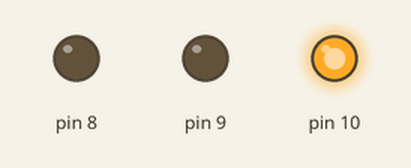
The sketch below on a simulated Arduino Uno, built with avr-gcc and run on an emulated ATmega328P. Parts: output pins drawn as LEDs (lit = HIGH).

Above: at 0.2 s.
At 1.6 s:
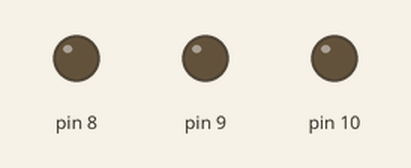
At 4.6 s:
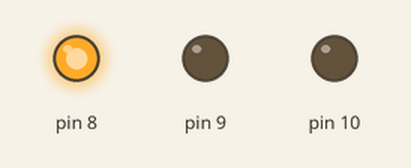
At 7.5 s:
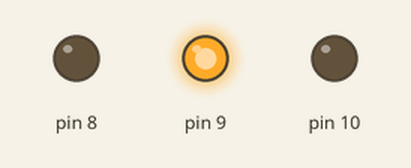
Timing chart, 0 to 7.8 s (numbered marks = the images above):
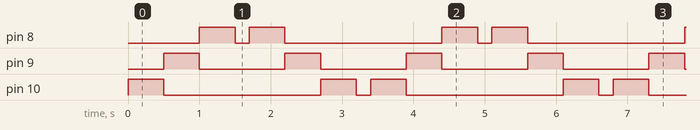

The sketch:

2-piscar_led_alternado.ino
```cpp
void setup() {
  pinMode(10, OUTPUT);
  pinMode(9, OUTPUT);
  pinMode(8, OUTPUT);

}

void loop() {
  int intervaloIda;
  int intervaloPisca;

  intervaloIda = 500;
  intervaloPisca = 200;

  digitalWrite(10, HIGH);
  delay(intervaloIda);

  digitalWrite(10, LOW);
  digitalWrite(9, HIGH);
  delay(intervaloIda);

  digitalWrite(9, LOW);
  digitalWrite(8, HIGH);
  delay(intervaloIda);

  digitalWrite(8, LOW);
  delay(intervaloPisca);
  digitalWrite(8, HIGH);
  delay(intervaloIda);

  digitalWrite(8, LOW);
  digitalWrite(9, HIGH);
  delay(intervaloIda);

  digitalWrite(9, LOW);
  digitalWrite(10, HIGH);
  delay(intervaloIda);

  digitalWrite(10, LOW);
  delay(intervaloPisca);

}
```

Measured:
- by itself, pin 8: repeats every 3.4 s: LOW 0.20 s, HIGH 0.50 s, LOW 2.2 s, HIGH 0.50 s
- by itself, pin 9: alternates HIGH for 0.50 s and LOW for 1.2 s
- by itself, pin 10: repeats every 3.4 s: LOW 2.2 s, HIGH 0.50 s, LOW 0.20 s, HIGH 0.50 s
